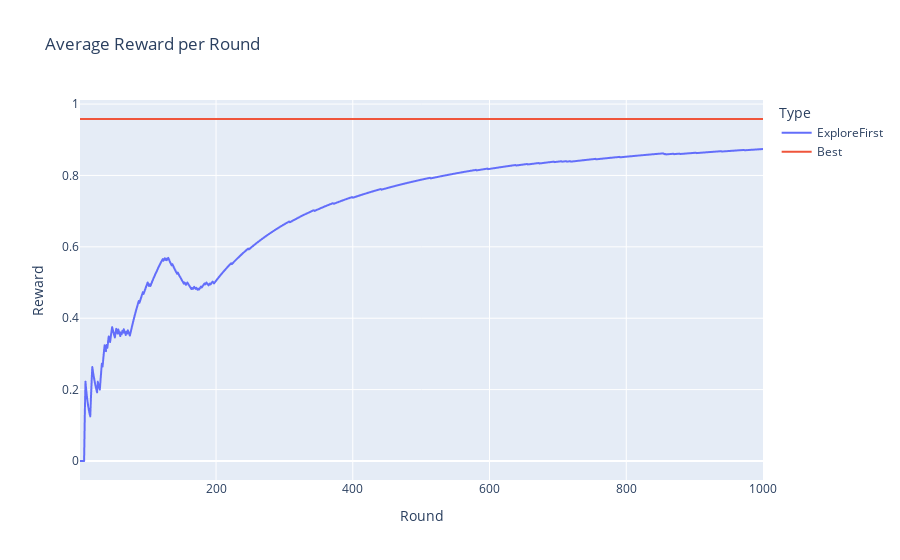
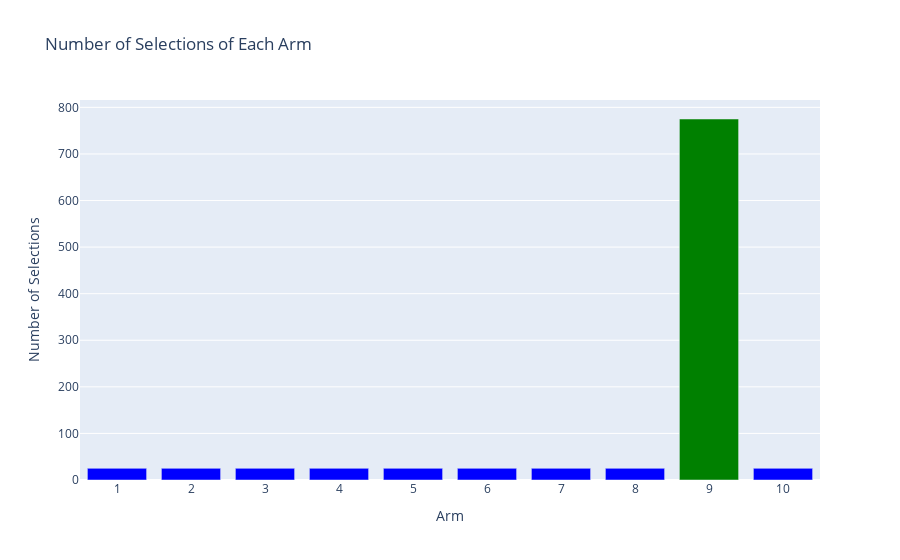

Notebook source saved alongside these figures, in order:
### Code cell
# Com um número maior de exploração, é mais provável de esoher o melhor braço para a fase de aprofundamento
# Porém, mais tempo é "perdido" na fase de exploração
explore_first_results = MABExperiment(
    num_arms=NUM_ARMS, 
    num_rounds=NUM_ROUNDS,
    algorithm=ExploreFirst(NUM_ARMS, 25),
    environment=env
).run()

### Figure 1 — Plotly figure (JSON) as saved in the notebook; plotly's stock layout.template omitted (floating-point values rounded to 4 significant figures; data arrays with more than 128 entries replaced by an {"elided": "..."} marker saying what was removed)
{"data": [{"hovertemplate": "Type=ExploreFirst<br>Round=%{x}<br>Reward=%{y}<extra></extra>", "legendgroup": "ExploreFirst", "line": {"color": "#636efa", "dash": "solid"}, "marker": {"symbol": "circle"}, "mode": "lines", "name": "ExploreFirst", "showlegend": true, "type": "scattergl", "x": {"elided": "1000 int values"}, "xaxis": "x", "y": {"elided": "1000 float values"}, "yaxis": "y"}, {"hovertemplate": "Type=Best<br>Round=%{x}<br>Reward=%{y}<extra></extra>", "legendgroup": "Best", "line": {"color": "#EF553B", "dash": "solid"}, "marker": {"symbol": "circle"}, "mode": "lines", "name": "Best", "showlegend": true, "type": "scattergl", "x": {"elided": "1000 int values"}, "xaxis": "x", "y": {"elided": "1000 float values"}, "yaxis": "y"}], "layout": {"legend": {"title": {"text": "Type"}, "tracegroupgap": 0}, "title": {"text": "Average Reward per Round"}, "xaxis": {"anchor": "y", "domain": [0, 1], "title": {"text": "Round"}}, "yaxis": {"anchor": "x", "domain": [0, 1], "title": {"text": "Reward"}}}}

### Figure 2 — Plotly figure (JSON) as saved in the notebook; plotly's stock layout.template omitted (floating-point values rounded to 4 significant figures)
{"data": [{"alignmentgroup": "True", "hovertemplate": "Arm=%{x}<br>Number of Selections=%{y}<extra></extra>", "legendgroup": "", "marker": {"color": ["blue", "blue", "blue", "blue", "blue", "blue", "blue", "blue", "green", "blue"], "pattern": {"shape": ""}}, "name": "", "offsetgroup": "", "orientation": "v", "showlegend": false, "textposition": "auto", "type": "bar", "x": ["1", "2", "3", "4", "5", "6", "7", "8", "9", "10"], "xaxis": "x", "y": [25, 25, 25, 25, 25, 25, 25, 25, 775, 25], "yaxis": "y"}], "layout": {"barmode": "relative", "legend": {"tracegroupgap": 0}, "title": {"text": "Number of Selections of Each Arm"}, "xaxis": {"anchor": "y", "domain": [0, 1], "title": {"text": "Arm"}}, "yaxis": {"anchor": "x", "domain": [0, 1], "title": {"text": "Number of Selections"}}}}
